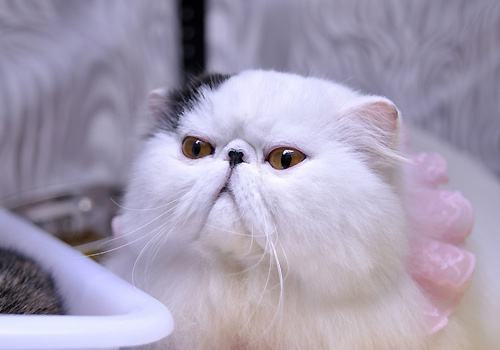
//> input picture ORB特征/bin/1.jpeg, 500 x 350 px
$ ./main   (built with g++ and OpenCV 4)
//> lines starting //> are read from the running program, lines starting //| are printed output that depends on the picture; after the words box and inside, x2 and y2 are one past the last pixel; in counts of white or black regions, pixels touching at a corner belong together
#include<iostream>
#include<vector>

#include<opencv2/opencv.hpp>

using namespace cv;
using namespace std;

int main(int argc,char**argv)
{
    // [5 lines of commented-out code are left out]

    Mat img_1 = imread("/home/xuxuxu/b/ORB特征/bin/1.jpeg",CV_LOAD_IMAGE_COLOR);
//> img_1 is the input picture: 350 rows x 500 cols, CV_8UC3; mean B, G, R 178.5, 157.3, 165.1
    Mat img_2 = imread("/home/xuxuxu/b/ORB特征/bin/3.jpeg",CV_LOAD_IMAGE_COLOR);
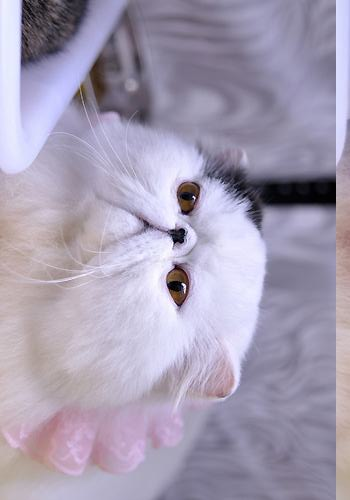
//> input picture ORB特征/bin/3.jpeg, 350 x 500 px
//> img_2 is the input picture: 500 rows x 350 cols, CV_8UC3; mean B, G, R 178.5, 157.3, 165.1
    //初始化
    vector<KeyPoint> kpt_1,kpt_2;
    Mat descriptors_1,descriptors_2;
    Ptr<ORB> orb=ORB::create(4);
    //寻找角点位置
    orb->detect(img_1,kpt_1);
//> kpt_1 = 4 keypoints; (x, y, size): (284, 152, 31), (284, 151, 37.2), (230, 152, 53.6), (229, 154, 44.6)
    orb->detect(img_2,kpt_2);
//> kpt_2 = 4 keypoints; (x, y, size): (183, 284, 31), (184, 284, 37.2), (183, 230, 53.6), (181, 229, 44.6)
    //计算BRIEF描述子
    orb->compute(img_1,kpt_1,descriptors_1);
    orb->compute(img_2,kpt_2,descriptors_2);

    Mat outputimg;
    drawKeypoints(img_1,kpt_1,outputimg,Scalar::all(-1),DrawMatchesFlags::DEFAULT);
    imshow("ORB",outputimg);
    //进行匹配
    vector<DMatch> match;

    BFMatcher matcher(NORM_HAMMING);

    matcher.match(descriptors_1,descriptors_2,match);
//> match = 4 matches

//绘出未做处理的匹配点
    Mat imgMatch1;
    drawMatches(img_1,kpt_1,img_2,kpt_2,match,imgMatch1);
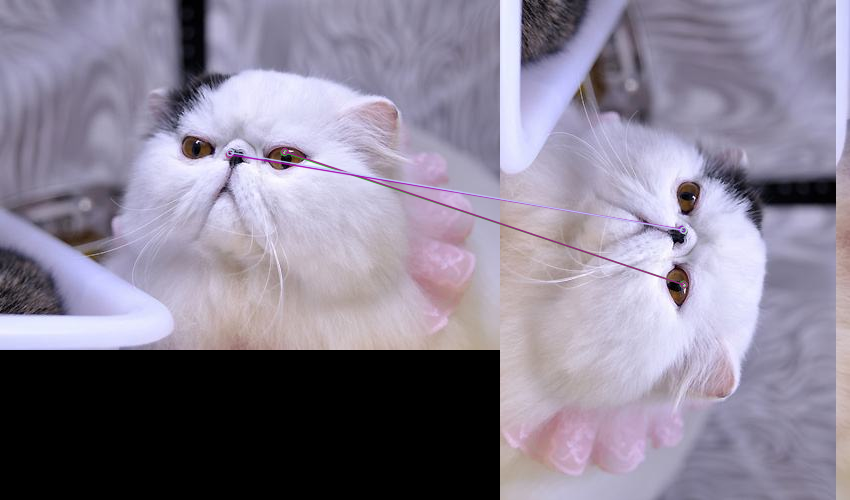
//> imgMatch1: 500 rows x 850 cols, CV_8UC3; mean B, G, R 146.9, 129.3, 135.9


    imshow("HAMMING",imgMatch1);
    //筛选
    double min_dist=10000,max_dist=0;
    for(int i=0;i<descriptors_1.rows;i++)
    {
        double dist = match[i].distance;
        if(dist<min_dist) min_dist=dist;
        if(dist>max_dist) max_dist=dist;
    }
//> this loop made 4 passes
//> (dist, max_dist) on passes 2 to 3: (10, 10), (18, 18)
//> (dist, min_dist) on pass 1: (0, 0)
//> after the loop, min_dist = 0; max_dist = 18
    cout<<"Max dist : "<<max_dist<<endl;
//| Max dist : 18
    cout<<"Min dist : "<<min_dist<<endl;
//| Min dist : 0

    Mat imggoodmatch;
    vector<DMatch> good_match;
    for(int i=0;i<descriptors_1.rows;i++)
    {
        if(match[i].distance<=max(2*min_dist,30.0))
        {
            good_match.push_back(match[i]);
        }
    }
    drawMatches(img_1,kpt_1,img_2,kpt_2,good_match,imggoodmatch);
    imshow("good match",imggoodmatch);
    cout<<kpt_1[2].angle<<"      "<<kpt_1[2].pt<<endl;
//| 100.684      [228.96, 154.08]
    cout<<kpt_2[2].angle<<"     "<<kpt_2[2].pt<<endl;
//| 189.919     [181.44, 228.96]
    Mat test;
    circle(img_2,kpt_2[2].pt,5,Scalar(0,0,255));
//> img_2: 500 rows x 350 cols, CV_8UC3; 28 pixels changed, all inside (x1, y1, x2, y2) = (176, 224, 187, 235)
    imshow("1",img_2);
    waitKey(0);
}
